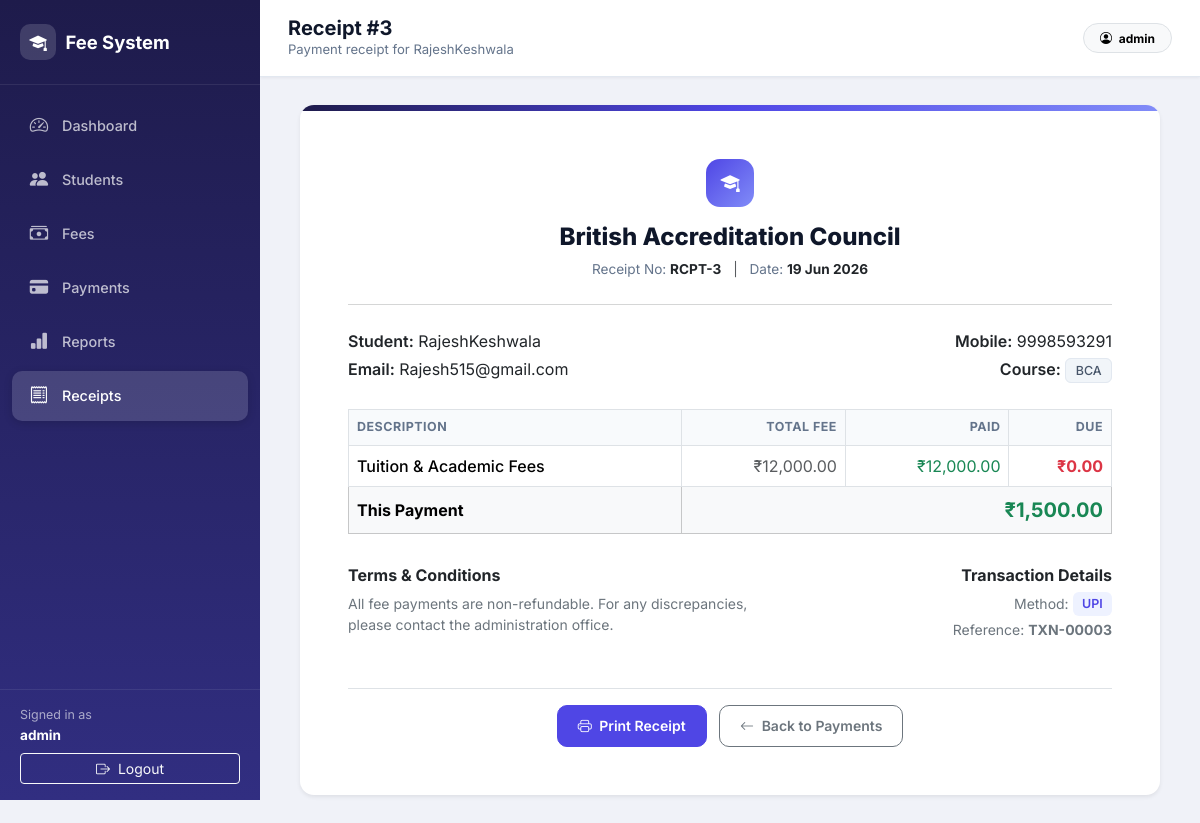
The app's page /admin/receipts.php (signed in) with its own data.
### tables this page shows
CREATE TABLE `payments` (
  `id` int(11) NOT NULL,
  `student_id` int(11) DEFAULT NULL,
  `amount` decimal(10,2) DEFAULT NULL,
  `payment_method` varchar(50) DEFAULT NULL,
  `payment_date` date DEFAULT NULL,
  `created_at` timestamp NOT NULL DEFAULT current_timestamp()
);

CREATE TABLE `students` (
  `id` int(11) NOT NULL,
  `name` varchar(100) DEFAULT NULL,
  `email` varchar(100) DEFAULT NULL,
  `mobile` varchar(20) DEFAULT NULL,
  `course` varchar(100) DEFAULT NULL,
  `created_at` timestamp NOT NULL DEFAULT current_timestamp()
);

CREATE TABLE `fees` (
  `id` int(11) NOT NULL,
  `student_id` int(11) DEFAULT NULL,
  `total_fee` decimal(10,2) DEFAULT NULL,
  `paid_fee` decimal(10,2) DEFAULT NULL,
  `due_fee` decimal(10,2) DEFAULT NULL,
  `created_at` timestamp NOT NULL DEFAULT current_timestamp()
);

### admin/receipts.php (the view, shortened to what this page needs)
<?php
include("../config/db.php");
$payment_id = isset($_GET['id']) ? intval($_GET['id']) : 0;
if ($payment_id > 0) {
    $query = "
        SELECT
            payments.*,
            students.name, students.email, students.mobile, students.course,
            fees.total_fee, fees.paid_fee, fees.due_fee
        FROM payments
        JOIN students ON payments.student_id = students.id
        LEFT JOIN fees ON fees.student_id = students.id
        WHERE payments.id = ?
        LIMIT 1";
    $stmt = mysqli_prepare($conn, $query);
    mysqli_stmt_bind_param($stmt, "i", $payment_id);
} else {
    $query = "
        SELECT
            payments.*,
            students.name, students.email, students.mobile, students.course,
            fees.total_fee, fees.paid_fee, fees.due_fee
        FROM payments
        JOIN students ON payments.student_id = students.id
        LEFT JOIN fees ON fees.student_id = students.id
        ORDER BY payments.id DESC
        LIMIT 1";
    $stmt = mysqli_prepare($conn, $query);
}
mysqli_stmt_execute($stmt);
$result = mysqli_stmt_get_result($stmt);
$row = mysqli_fetch_assoc($result);
$pageTitle = 'Receipt #' . $row['id'];
$pageSubtitle = 'Payment receipt for ' . $row['name'];
$activePage = 'receipts';
include("includes/header.php");
?>
<div class="d-flex justify-content-center">
    <div class="card receipt-card shadow-sm w-100 bg-white">
        <div class="receipt-accent"></div>
        <div class="card-body p-4 p-sm-5">
            <div class="text-center mb-4 receipt-header">
                <div class="login-brand mx-auto mb-3" style="width:48px;height:48px;font-size:1.2rem;">
                    <i class="bi bi-mortarboard-fill"></i>
                </div>
                <h1>British Accreditation Council</h1>
                <p class="receipt-meta mb-0">
                    Receipt No: <strong class="text-dark">RCPT-<?= htmlspecialchars($row['id']) ?></strong>
                    <span class="mx-2 text-muted">|</span>
                    Date: <strong class="text-dark"><?= date("d M Y", strtotime($row['payment_date'])) ?></strong>
                </p>
            </div>
            <hr class="text-muted my-4">
            <div class="row g-3 mb-4">
                <div class="col-md-6">
                    <p class="mb-1"><span class="fw-semibold text-dark">Student:</span> <?= htmlspecialchars($row['name']) ?></p>
                    <p class="mb-1"><span class="fw-semibold text-dark">Email:</span> <?= htmlspecialchars($row['email']) ?></p>
                </div>
                <div class="col-md-6 text-md-end">
                    <p class="mb-1"><span class="fw-semibold text-dark">Mobile:</span> <?= htmlspecialchars($row['mobile']) ?></p>
                    <p class="mb-1"><span class="fw-semibold text-dark">Course:</span> <span class="badge-course"><?= htmlspecialchars($row['course']) ?></span></p>
                </div>
            </div>
            <div class="table-responsive mb-4">
                <table class="table table-bordered receipt-table align-middle mb-0">
                    <thead>
                        <tr>
                            <th>Description</th>
                            <th class="text-end">Total Fee</th>
                            <th class="text-end">Paid</th>
                            <th class="text-end">Due</th>
                        </tr>
                    </thead>
                    <tbody>
                        <tr>
                            <td class="fw-medium">Tuition & Academic Fees</td>
                            <td class="text-end text-muted">₹<?= number_format($row['total_fee'], 2) ?></td>
                            <td class="text-end text-success">₹<?= number_format($row['paid_fee'], 2) ?></td>
                            <td class="text-end fw-bold text-danger">₹<?= number_format($row['due_fee'], 2) ?></td>
                        </tr>
                        <tr class="table-light fw-bold">
                            <td>This Payment</td>
                            <td class="text-end" colspan="3">
                                <span class="text-success fs-5">₹<?= number_format($row['amount'], 2) ?></span>
                            </td>
                        </tr>
                    </tbody>
                </table>
            </div>
            <div class="row g-4 pt-2">
                <div class="col-md-7">
                    <h5 class="h6 fw-bold mb-2">Terms & Conditions</h5>
                    <p class="small text-secondary mb-0">
                        All fee payments are non-refundable. For any discrepancies, please contact the administration office.
                    </p>
                </div>
                <div class="col-md-5 text-md-end">
                    <h5 class="h6 fw-bold mb-2">Transaction Details</h5>
                    <p class="small text-secondary mb-1">
                        Method: <span class="badge-method"><?= htmlspecialchars($row['payment_method']) ?></span>
                    </p>
                    <p class="small text-secondary mb-0">
                        Reference: <strong>TXN-<?= str_pad($row['id'], 5, '0', STR_PAD_LEFT) ?></strong>
                    </p>
                </div>
            </div>
            <div class="text-center d-print-none mt-5 pt-3 border-top">
                <button onclick="window.print()" class="btn btn-action btn-indigo me-2">
                    <i class="bi bi-printer me-1"></i> Print Receipt
                </button>
                <a href="payments.php" class="btn btn-action btn-outline-secondary">
                    <i class="bi bi-arrow-left me-1"></i> Back to Payments
                </a>
            </div>
        </div>
    </div>
</div>
<?php include("includes/footer.php"); ?>

### admin/includes/header.php (shortened to what this page needs)
<!DOCTYPE html>
<html lang="en">
<head>
    <link href="https://cdn.jsdelivr.net/npm/bootstrap@5.3.2/dist/css/bootstrap.min.css" rel="stylesheet">
    <link href="https://cdn.jsdelivr.net/npm/bootstrap-icons@1.11.3/font/bootstrap-icons.min.css" rel="stylesheet">
    <link href="../assets/css/style.css" rel="stylesheet">
</head>
<body>
<div class="admin-wrapper">
    <aside class="sidebar" id="sidebar">
        <div class="sidebar-brand">
            <h2>
                <span class="brand-icon"><i class="bi bi-mortarboard-fill"></i></span>
                Fee System
            </h2>
        </div>
        <nav class="sidebar-nav">
            <a href="dashboard.php" class="<?= $activePage === 'dashboard' ? 'active' : '' ?>">
                <i class="bi bi-speedometer2"></i> Dashboard
            </a>
            <a href="students.php" class="<?= $activePage === 'students' ? 'active' : '' ?>">
                <i class="bi bi-people-fill"></i> Students
            </a>
            <a href="fees.php" class="<?= $activePage === 'fees' ? 'active' : '' ?>">
                <i class="bi bi-cash-stack"></i> Fees
            </a>
            <a href="payments.php" class="<?= $activePage === 'payments' ? 'active' : '' ?>">
                <i class="bi bi-credit-card-fill"></i> Payments
            </a>
            <a href="reports.php" class="<?= $activePage === 'reports' ? 'active' : '' ?>">
                <i class="bi bi-bar-chart-fill"></i> Reports
            </a>
            <a href="receipts.php" class="<?= $activePage === 'receipts' ? 'active' : '' ?>">
                <i class="bi bi-receipt"></i> Receipts
            </a>
        </nav>
        <div class="sidebar-footer">
            <div class="admin-info">
                Signed in as
                <strong><?= htmlspecialchars($_SESSION['admin_name'] ?? 'Admin') ?></strong>
            </div>
            <a href="../logout.php" class="btn btn-sm btn-outline-light w-100">
                <i class="bi bi-box-arrow-right me-1"></i> Logout
            </a>
        </div>
    </aside>
    <div class="main-content">
        <header class="top-bar">
            <div class="d-flex align-items-center gap-3">
                <div>
                    <h1><?= htmlspecialchars($pageTitle) ?></h1>
                    <p class="page-subtitle"><?= htmlspecialchars($pageSubtitle) ?></p>
                </div>
            </div>
            <div class="d-none d-md-flex align-items-center gap-2">
                <span class="badge rounded-pill text-bg-light border px-3 py-2">
                    <i class="bi bi-person-circle me-1"></i>
                    <?= htmlspecialchars($_SESSION['admin_name'] ?? 'Admin') ?>
                </span>
            </div>
        </header>
        <main class="page-body">

### assets/css/style.css (style rules this page uses)
:root { --primary: #4f46e5; --primary-dark: #4338ca; --primary-light: #818cf8; --sidebar-bg: linear-gradient(180deg, #1e1b4b 0%, #312e81 100%); --sidebar-width: 260px; --body-bg: #f0f2f8; --card-bg: #ffffff; --text-dark: #0f172a; --text-muted: #64748b; --border: #e2e8f0; --success: #10b981; --danger: #ef4444; --warning: #f59e0b; --shadow-sm: 0 1px 3px rgba(15, 23, 42, 0.06); --shadow-md: 0 4px 20px rgba(15, 23, 42, 0.08); --shadow-lg: 0 10px 40px rgba(15, 23, 42, 0.12); --radius: 14px; --radius-sm: 10px; }
* { box-sizing: border-box; }
body { font-family: 'Inter', system-ui, -apple-system, sans-serif; background: var(--body-bg); color: var(--text-dark); min-height: 100vh; }
.login-brand { width: 56px; height: 56px; background: linear-gradient(135deg, var(--primary), var(--primary-light)); border-radius: 14px; display: flex; align-items: center; justify-content: center; margin: 0 auto 1rem; color: #fff; font-size: 1.5rem; }
.admin-wrapper { display: flex; min-height: 100vh; }
.sidebar { width: var(--sidebar-width); min-height: 100vh; background: var(--sidebar-bg); position: fixed; top: 0; left: 0; z-index: 1040; display: flex; flex-direction: column; transition: transform 0.3s ease; }
.sidebar-brand { padding: 1.5rem 1.25rem; border-bottom: 1px solid rgba(255, 255, 255, 0.08); }
.sidebar-brand h2 { font-size: 1.15rem; font-weight: 700; color: #fff; margin: 0; display: flex; align-items: center; gap: 0.6rem; }
.sidebar-brand .brand-icon { width: 36px; height: 36px; background: rgba(255, 255, 255, 0.15); border-radius: 10px; display: flex; align-items: center; justify-content: center; font-size: 1.1rem; }
.sidebar-nav { padding: 1rem 0.75rem; flex: 1; }
.sidebar-nav a { display: flex; align-items: center; gap: 0.75rem; color: rgba(255, 255, 255, 0.7); text-decoration: none; padding: 0.7rem 1rem; border-radius: var(--radius-sm); margin-bottom: 0.25rem; font-size: 0.9rem; font-weight: 500; transition: all 0.2s; }
.sidebar-nav a i { font-size: 1.15rem; width: 22px; text-align: center; }
.sidebar-nav a.active { color: #fff; background: rgba(255, 255, 255, 0.15); box-shadow: 0 2px 8px rgba(0, 0, 0, 0.15); }
.sidebar-footer { padding: 1rem 1.25rem; border-top: 1px solid rgba(255, 255, 255, 0.08); }
.sidebar-footer .admin-info { color: rgba(255, 255, 255, 0.6); font-size: 0.78rem; margin-bottom: 0.5rem; }
.sidebar-footer .admin-info strong { color: #fff; display: block; font-size: 0.85rem; }
.main-content { margin-left: var(--sidebar-width); flex: 1; min-height: 100vh; display: flex; flex-direction: column; }
.top-bar { background: var(--card-bg); border-bottom: 1px solid var(--border); padding: 1rem 1.75rem; display: flex; align-items: center; justify-content: space-between; position: sticky; top: 0; z-index: 1020; box-shadow: var(--shadow-sm); }
.top-bar h1 { font-size: 1.25rem; font-weight: 700; margin: 0; color: var(--text-dark); }
.top-bar .page-subtitle { font-size: 0.82rem; color: var(--text-muted); margin: 0; }
.page-body { padding: 1.75rem; flex: 1; }
.btn-action { border-radius: var(--radius-sm); font-weight: 600; font-size: 0.875rem; padding: 0.6rem 1.25rem; transition: all 0.2s; }
.btn-indigo { background: var(--primary); border-color: var(--primary); color: #fff; }
.badge-course { background: #f1f5f9; color: #475569; border: 1px solid var(--border); font-weight: 500; font-size: 0.78rem; padding: 0.35em 0.75em; border-radius: 6px; }
.badge-method { background: #eef2ff; color: var(--primary); font-weight: 600; font-size: 0.78rem; padding: 0.35em 0.75em; border-radius: 6px; }
.receipt-card { max-width: 860px; border: none; border-radius: var(--radius); overflow: hidden; }
.receipt-accent { height: 6px; background: linear-gradient(90deg, #1e1b4b, var(--primary), var(--primary-light)); }
.receipt-header h1 { font-size: 1.5rem; font-weight: 800; color: var(--text-dark); }
.receipt-meta { font-size: 0.85rem; color: var(--text-muted); }
.receipt-table thead th { background: #f8fafc; font-size: 0.78rem; font-weight: 700; text-transform: uppercase; letter-spacing: 0.04em; color: var(--text-muted); }

### records on screen
payments: id "Receipt #3", student.name "Payment receipt for RajeshKeshwala", id "3", payment_date "19 Jun 2026", student.name "RajeshKeshwala", student.email "Rajesh515@gmail.com", student.mobile "9998593291", student.course "BCA", fees.total_fee "12,000.00", fees.paid_fee "12,000.00", fees.due_fee "0.00", amount "1,500.00", payment_method "UPI", id "00003"

### other values on screen
$_SESSION['admin_name'] "admin"
